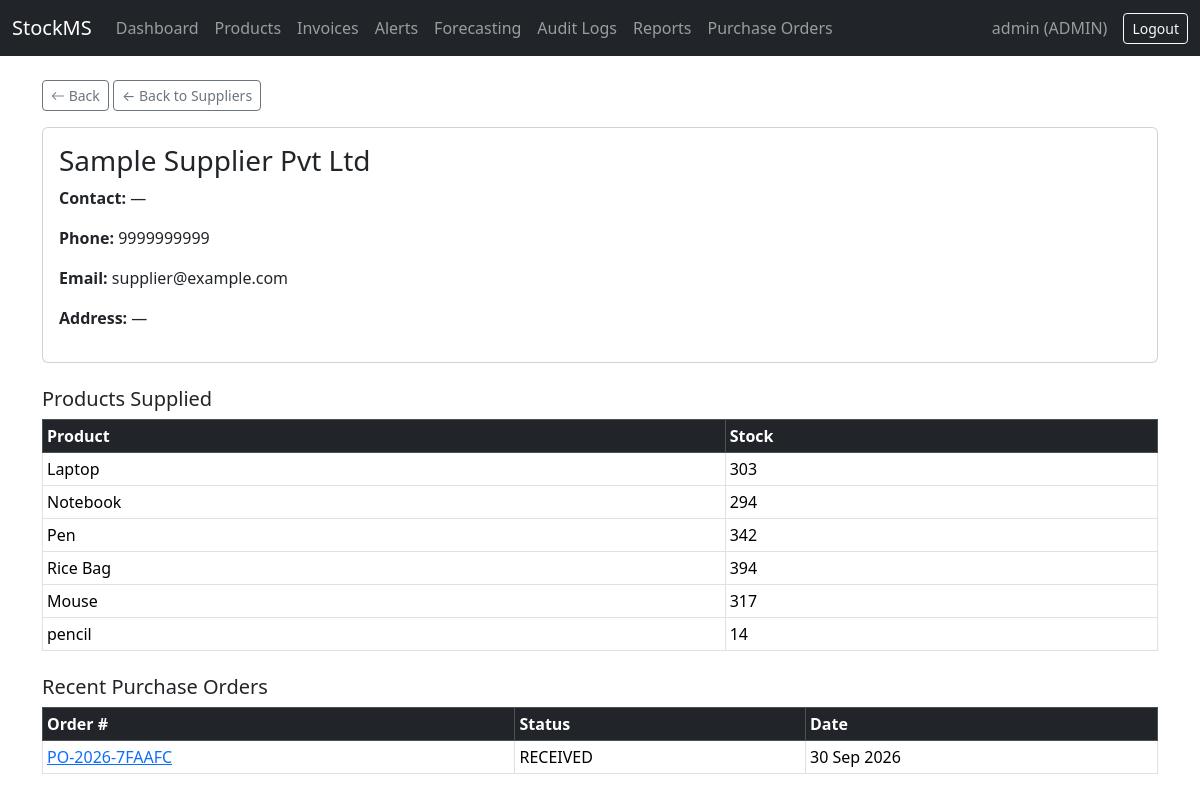
Page /products/suppliers/1/ (signed in) on the earlier database version.
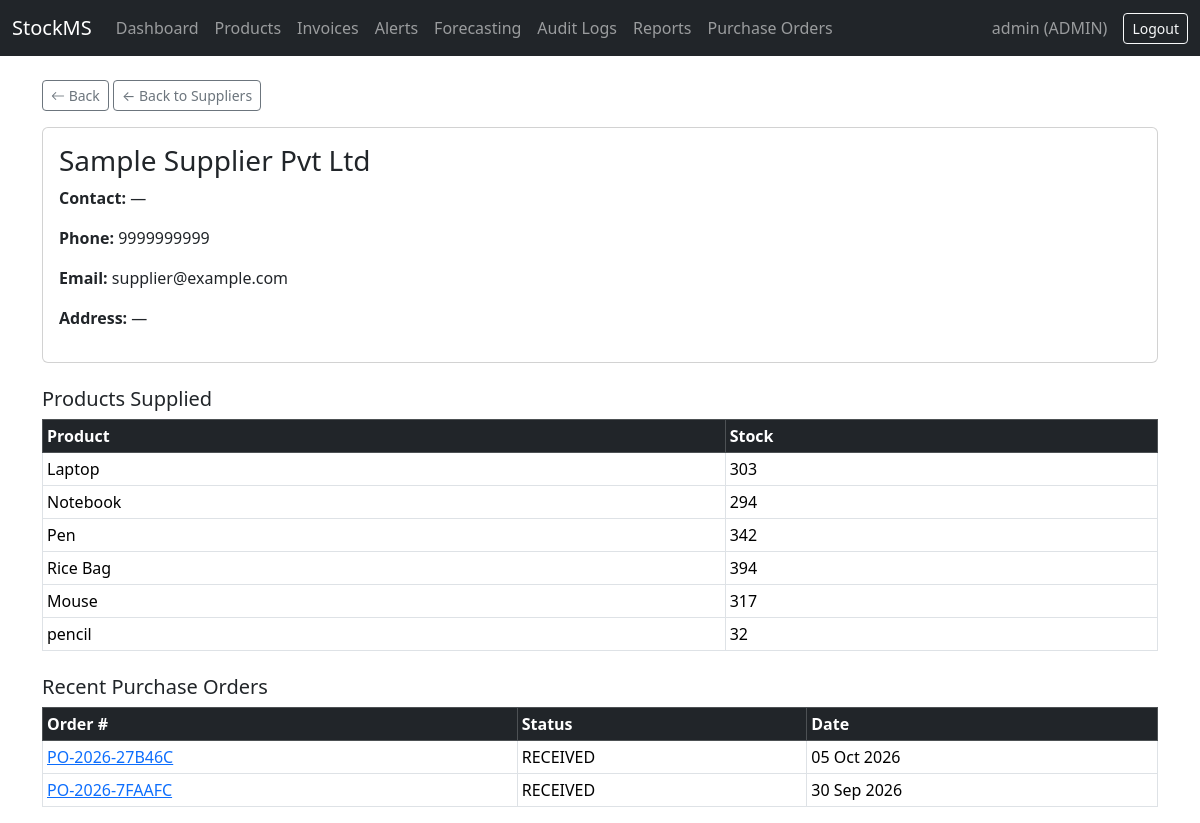
Same page on the later database version.
### inventory/models.py (models this page shows, shortened)
class Product(models.Model):
    name = models.CharField(max_length=200)
    sku = models.CharField(max_length=50, unique=True)
    barcode = models.CharField(max_length=100, unique=True, blank=True, null=True)
    category = models.ForeignKey(Category, on_delete=models.SET_NULL, null=True, related_name='products')
    supplier = models.ForeignKey(Supplier, on_delete=models.SET_NULL, null=True, related_name='products')
    price = models.DecimalField(max_digits=10, decimal_places=2)
    quantity = models.PositiveIntegerField(default=0)
    reorder_level = models.PositiveIntegerField(default=10)
    max_stock_level = models.PositiveIntegerField(default=100)
    created_at = models.DateTimeField(auto_now_add=True)
    updated_at = models.DateTimeField(auto_now=True)

class PurchaseOrder(models.Model):
    class Status(models.TextChoices):
        PENDING = 'PENDING', 'Pending'
        PARTIALLY_RECEIVED = 'PARTIALLY_RECEIVED', 'Partially Received'
        RECEIVED = 'RECEIVED', 'Received'
        CANCELLED = 'CANCELLED', 'Cancelled'
    order_number = models.CharField(max_length=20, unique=True)
    supplier = models.ForeignKey(Supplier, on_delete=models.PROTECT, related_name='purchase_orders')
    created_by = models.ForeignKey(settings.AUTH_USER_MODEL, on_delete=models.SET_NULL, null=True)
    status = models.CharField(max_length=20, choices=Status.choices, default=Status.PENDING)
    order_date = models.DateTimeField(auto_now_add=True)
    expected_delivery_date = models.DateField(null=True, blank=True)
    payment_terms = models.CharField(max_length=100, blank=True, default='Due on delivery')
    delivery_address = models.CharField(max_length=255, blank=True)
    tax_percent = models.DecimalField(max_digits=5, decimal_places=2, default=0)
    discount_amount = models.DecimalField(max_digits=10, decimal_places=2, default=0)
    confirmed_delivery_date = models.DateField(null=True, blank=True)
    notes = models.TextField(blank=True)

### inventory/views.py (the view)
# urls.py: path('suppliers/<int:pk>/', views.supplier_detail, name='supplier_detail'),
@login_required
def supplier_detail(request, pk):
    supplier = get_object_or_404(Supplier, pk=pk)
    products = supplier.products.all()
    orders = supplier.purchase_orders.all().order_by('-order_date')[:10]
    return render(request, 'inventory/supplier_detail.html', {
        'supplier': supplier, 'products': products, 'orders': orders,
    })

### inventory/templates/inventory/supplier_detail.html (shortened to what this page needs)
{% extends 'base.html' %}
{% block content %}
<a href="{% url 'supplier_list' %}" class="btn btn-sm btn-outline-secondary mb-3">← Back to Suppliers</a>
<div class="card mb-4">
    <div class="card-body">
        <h3>{{ supplier.name }}</h3>
        <p><strong>Contact:</strong> {{ supplier.contact_person|default:"—" }}</p>
        <p><strong>Phone:</strong> {{ supplier.phone }}</p>
        <p><strong>Email:</strong> {{ supplier.email }}</p>
        <p><strong>Address:</strong> {{ supplier.address|default:"—" }}</p>
    </div>
</div>
<h5>Products Supplied</h5>
<table class="table table-sm table-bordered mb-4">
    <thead class="table-dark"><tr><th>Product</th><th>Stock</th></tr></thead>
    <tbody>
        {% for p in products %}
        <tr><td>{{ p.name }}</td><td>{{ p.quantity }}</td></tr>
        {% empty %}
        <tr><td colspan="2" class="text-center">No products linked.</td></tr>
        {% endfor %}
    </tbody>
</table>
<h5>Recent Purchase Orders</h5>
<table class="table table-sm table-bordered">
    <thead class="table-dark"><tr><th>Order #</th><th>Status</th><th>Date</th></tr></thead>
    <tbody>
        {% for o in orders %}
        <tr><td><a href="{% url 'purchase_order_detail' o.pk %}">{{ o.order_number }}</a></td><td>{{ o.status }}</td><td>{{ o.order_date|date:"d M Y" }}</td></tr>
        {% empty %}
        <tr><td colspan="3" class="text-center">No orders yet.</td></tr>
        {% endfor %}
    </tbody>
</table>
{% endblock %}

Differences in the rows shown:
changed Product "pencil": quantity "14" → "32"
added PurchaseOrder: order_number "PO-2026-27B46C", status "RECEIVED", order_date "05 Oct 2026"
